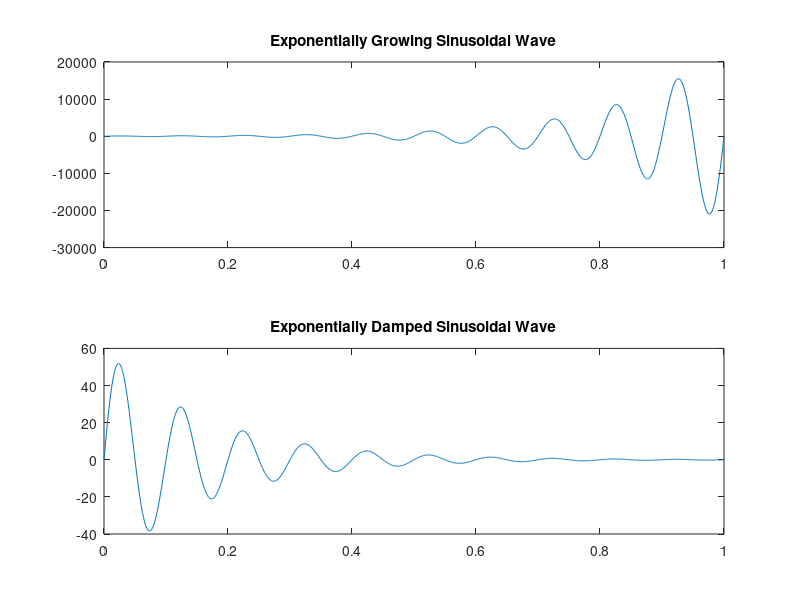

The MATLAB source for this figure:
% Discrete signal types
% See difference of signals
% Set the amplitude, frequency, phase, and growth rate of the signal
A = 60;
WO = 20*pi;
phi = 0;
a = 6;

% Define the time interval for the signal and calculate the exponentially growing sinusoidal signal
t = 0:0.001:1;
expsine = A * sin(WO * t + phi) .* exp(a * t);

% Create a plot to visualize the exponentially growing sinusoidal wave
figure
subplot(2,1,1)
plot(t, expsine)
title('Exponentially Growing Sinusoidal Wave')

% Calculate the exponentially damped sinusoidal signal and plot it
expsine = A * sin(WO * t + phi) .* exp(-a * t);
subplot(2,1,2)
plot(t, expsine);
title('Exponentially Damped Sinusoidal Wave')